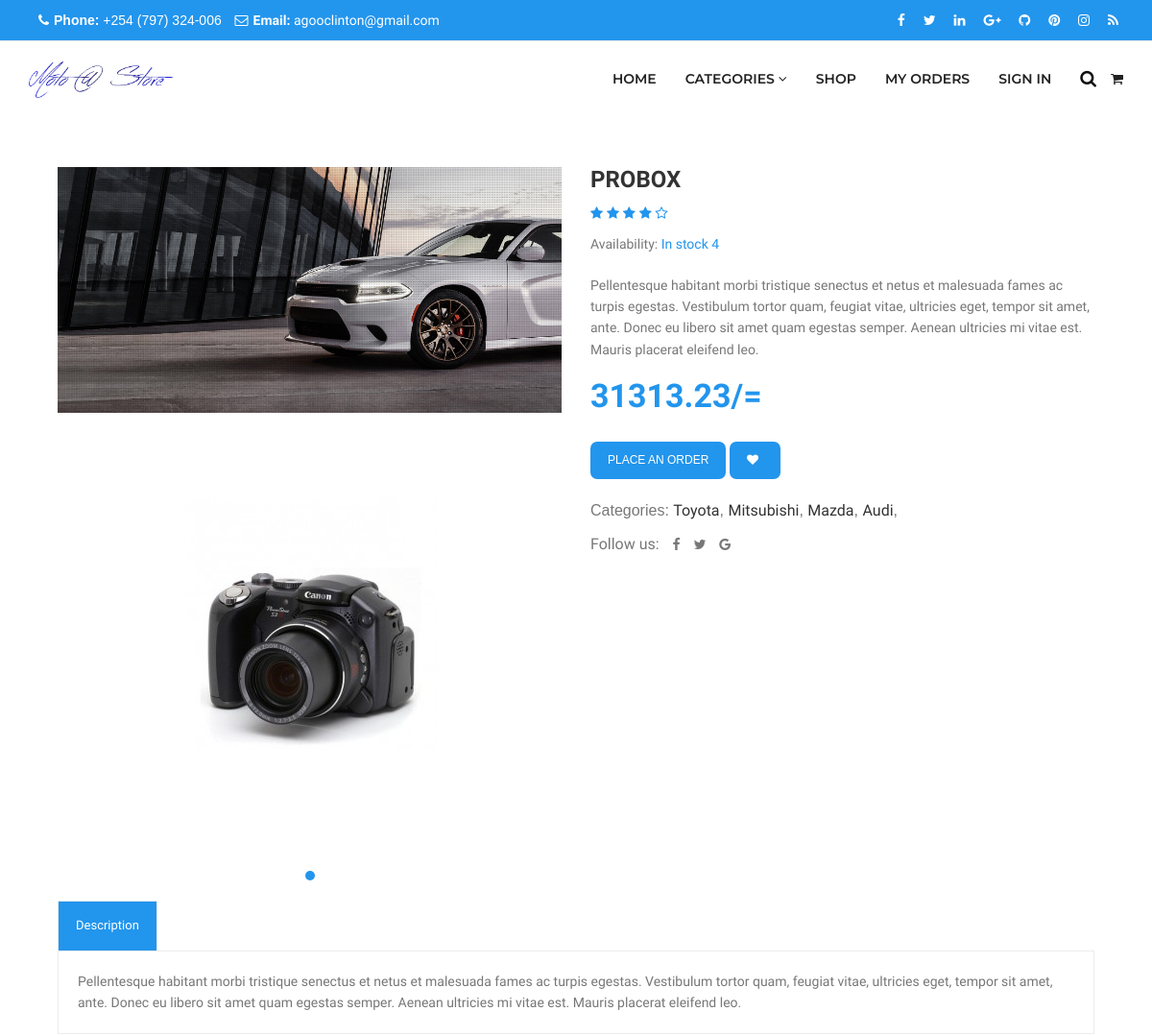
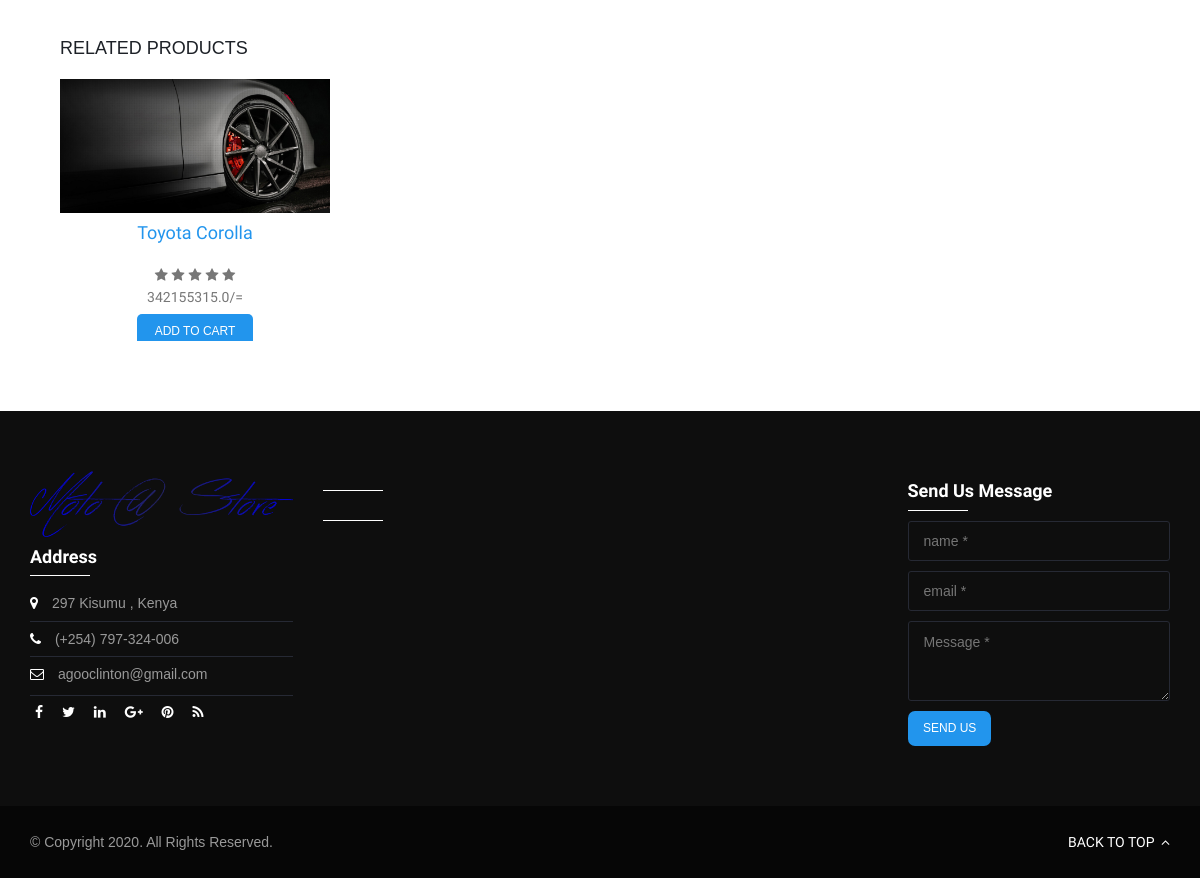
Page /product/1 on the committed database (2 pictures, top to bottom).
### product/models.py (models this page shows, shortened)
class Product(models.Model):
    category = models.ForeignKey(Category, on_delete=models.CASCADE)
    number_in_stock = models.IntegerField()
    product_name = models.CharField(max_length = 191)
    product_price = models.FloatField()
    description = models.TextField()
    product_photo = models.FileField(upload_to='Products')
    timestamp = models.DateTimeField(auto_now = True)
    is_reserved = models.BooleanField(null = True)
    is_sold_out = models.BooleanField(null = True)
    is_new = models.BooleanField(null = True)
    is_under_nego = models.BooleanField(null = True)

class ProductAttribute(models.Model):
    product = models.ForeignKey(Product, on_delete=models.CASCADE)
    attrbute_photo = models.FileField(upload_to='ProductAttribute')

class Category(models.Model):
    category_name = models.CharField(max_length = 191)

### accounts/views.py (the view)
# urls.py: path('product/<int:id>', views.productdetails, name = 'productdetails'),
def productdetails(request, id):
    context = {}
    try:
        all_category_qs = Category.objects.all()
        product_get_qs = Product.objects.get(pk = id)
        attr_qs = ProductAttribute.objects.filter(product_id = id)
        related_products = Product.objects.filter(category_id = product_get_qs.category_id)
        context['product_get_qs']=product_get_qs
        context['all_category_qs'] = all_category_qs
        context['attr_qs'] = attr_qs
        context['related_products'] = related_products
    except ObjectDoesNotExist:
        all_category_qs = Category.objects.all()
        return render(request, 'pages/404.html', {'all_category_qs':all_category_qs})
    return render(request, 'pages/product_detail.html', context)

### accounts/templates/pages/product_detail.html (shortened to what this page needs)
{% extends "base.html" %}
{% load static %}
{% block content %}
<div class="wrapper">
    {% include 'utils/navbar.html' %}
    <div class="main-content">
        <div class="page-content page-sidebar">
            <div class="container">
                <div class="row">
                    <div class="col-md-12 col-lg-12">
                        <div class="content-container">
                            <div class="content-inner">
                                <div class="padding">
                                    <div class="pro-details">
                                        <div class="row">
                                            <div class="col-md-6">
                                                <div id="img-preview" class="img-product owl-carousel owl-theme"
                                                    style="opacity: 1; display: block;">
                                                    <div class="owl-wrapper-outer">
                                                        <div class="owl-wrapper"
                                                            style="width: 2100px; left: 0px; display: block; transition: all 1000ms ease 0s; transform: translate3d(0px, 0px, 0px);">
                                                            <div class="owl-item" style="width: 525px;">
                                                                <img src="{{ product_get_qs.product_photo.url }}" alt="">
                                                            </div>
                                                            <div class="row">
                                                                <div class="col-md-12">
                                                                    <section class="text-center our-works2 light">
                                                                        <div class="our-projects">
                                                                            <div id="gallery" class="all-projects projects-4" style="position: relative; height: 424px;">
                                                                                {% for product in attr_qs %}
                                                                                <div class="item css html5" style="position: absolute; left: 0px; top: 0px;">
                                                                                    <div class="project-box ">
                                                                                        <div class="image-project">
                                                                                            <img src="{{ product.attrbute_photo.url }}" alt="">
                                                                                        </div>
                                                                                    </div>
                                                                                </div>
                                                                                {% endfor %}
                                                                            </div>
                                                                        </div>
                                                                    </section>
                                                                </div>
                                                            </div>
                                                        </div>
                                                    </div>
                                                    <div class="owl-controls clickable">
                                                        <div class="owl-pagination">
                                                            <div class="owl-page active">
                                                                <span class=""></span>
                                                            </div>
                                                        </div>
                                                    </div>
                                                </div>
                                            </div>
                                            <div class="col-md-6">
                                                <h3>{{product_get_qs.product_name}}</h3>
                                                <div class="single-rating">
                                                    <span>
                                                        <i class="fa fa-star"></i>
                                                        <i class="fa fa-star"></i>
                                                        <i class="fa fa-star"></i>
                                                        <i class="fa fa-star"></i>
                                                        <i class="fa fa-star-o"></i>
                                                    </span>
                                                    <p>Availability: <span>In stock
                                                            {{product_get_qs.number_in_stock}}</span></p>
                                                    <p>{{ product_get_qs.description }}</p>
                                                    <p class="single-price">{{ product_get_qs.product_price }}/=</p>
                                                    <div class="product-cart">
                                                        <a href="{% url 'cart' product_get_qs.id %}" class="btn btn-color2">Place An Order</a>
                                                        <button type="submit" class="btn btn-color2"><i
                                                                class="fa fa-heart"></i></button>
                                                    </div>
                                                    <div class="cat">
                                                        Categories:
                                                        {% for category in all_category_qs %}
                                                        <a
                                                            href="{% url 'categorydetails' category.id %}">{{category.category_name}}</a>,
                                                        {% endfor %}
                                                    </div>
                                                    <div class="follow-us">
                                                        <ul>
                                                            <li>
                                                                <p>Follow us:</p>
                                                            </li>
                                                            <li><i class="fa fa-facebook"></i></li>
                                                            <li><i class="fa fa-twitter"></i></li>
                                                            <li><i class="fa fa-google"></i></li>
                                                        </ul>
                                                    </div>
                                                </div>
                                            </div>
                                        </div>
                                        <div class="product-meta">
                                            <div id="tabs-default" class="tabs-default r-tabs">
                                                <ul class="title-tabs none-style r-tabs-nav">
                                                    <li class="r-tabs-tab r-tabs-state-active"><a href="tab#tab13"
                                                            class="r-tabs-anchor"> Description </a></li>
                                                </ul>
                                                <div class="content-tabs">
                                                    <div id="tab13" class="r-tabs-panel r-tabs-state-active"
                                                        style="display: block;">
                                                        <p>{{ product_get_qs.description }}</p>
                                                    </div>
                                                </div>
                                            </div>
                                        </div>
                                    </div>
                                    <div class="pro-related">
                                        <h4>RELATED PRODUCTS</h4>
                                        <div id="product-owl" class="pro-slider owl-carousel owl-theme"
                                            style="opacity: 1; display: block;">
                                            <div class="owl-wrapper-outer">
                                                <div class="owl-wrapper"
                                                    style="width: 2700px; left: 0px; display: block; transition: all 800ms ease 0s; transform: translate3d(-270px, 0px, 0px);">
                                                    {% for related in related_products %}
                                                    <div class="owl-item" style="width: 270px;">
                                                        <div class="item-product">
                                                            <div class="product-thumb">
                                                                <div class="midd">
                                                                    <a href="{% url 'productdetails' related.id %}"><img src="{{ related.product_photo.url }}"
                                                                            alt=""></a>
                                                                </div>
                                                            </div>
                                                            <div class="info-product">
                                                                <h4>
                                                                    <a href="{% url 'productdetails' related.id %}">{{ related.product_name }}</a>
                                                                </h4>
                                                                <div class="rating">
                                                                    <i class="fa fa-star"></i>
                                                                    <i class="fa fa-star"></i>
                                                                    <i class="fa fa-star"></i>
                                                                    <i class="fa fa-star"></i>
                                                                    <i class="fa fa-star"></i>
                                                                </div>
                                                                <p class="price">{{ related.product_price }}/=</p>
                                                                <div class="add-cart">
                                                                    <a href="shop-product-full-width.html#"
                                                                        class="related-btn">Add to Cart</a>
                                                                </div>
                                                            </div>
                                                        </div>
                                                    </div>
                                                    {% endfor %}
                                                </div>
                                            </div>
                                        </div>
                                    </div>
                                </div>
                            </div>
                        </div>
                    </div>
                </div>
            </div>
        </div>
    </div>
</div>
{% endblock %}

### accounts/static/css/rev-settings.css (style rules this page uses)
html { overflow-x: hidden; padding: 0!important; background: #fff; margin: 0 !important; }

### rows in the picture
Product: product_photo (picture), product_name "PROBOX", number_in_stock "4", description "Pellentesque habitant morbi tristique senectus et netus et malesuada fames ac turpis egestas. Vestibulum tortor quam, feugiat vitae, ultricies eget, tempor sit amet, ante. Donec eu libero sit amet quam egestas semper. Aenean ultricies mi vitae est. Mauris placerat eleifend leo.", product_price "31313.23"
ProductAttribute: attrbute_photo (picture)
Category: category_name "Toyota"
Category: category_name "Mitsubishi"
Category: category_name "Mazda"
Category: category_name "Audi"
Product: product_photo (picture), product_name "Toyota Corolla", product_price "342155315.0"
